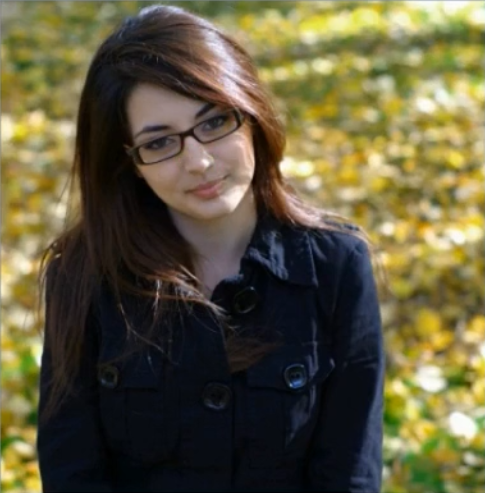
#> input picture data/0.png, 485 x 493 px, found by its file name
$ jupyter execute --allow-errors '模板匹配.ipynb'
#> lines starting #> are read from the running program, lines starting #| are printed output that depends on the picture
#> further down, src is the input picture: shape (493, 485, 3); mean B, G, R 62.2, 90.8, 97.5
[cell 1]
import cv2 as cv
import numpy as np
from matplotlib import pyplot as plt


def template_demo():
    tpl = cv.imread('./9.png')
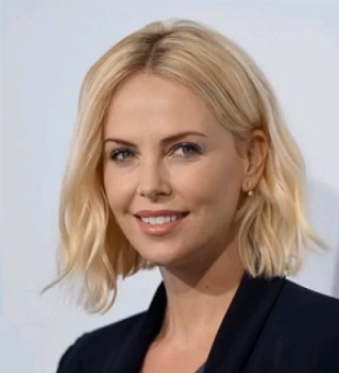
#> input picture data/9.png, 339 x 373 px, found by its file name
#> tpl is the input picture: shape (373, 339, 3); mean B, G, R 141.3, 148.5, 164.8
    target = cv.imread('./8.png')
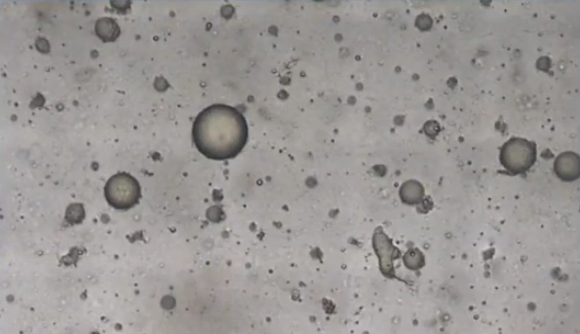
#> input picture data/8.png, 580 x 334 px, found by its file name
#> target is the input picture: shape (334, 580, 3); mean B, G, R 149.3, 151.2, 155
    cv.imshow('templete image', tpl)
    cv.imshow('target image', target)
    methods = [cv.TM_SQDIFF_NORMED, cv.TM_CCORR_NORMED, cv.TM_CCOEFF_NORMED]
    th, tw = tpl.shape[:2]
#> th = 373; tw = 339
    for md in methods:
        print(md)
        result = cv.matchTemplate(target, tpl, md)
        min_val, max_val, min_col, max_col = cv.minMaxLoc(result)
        if md == cv.TM_SQDIFF_NORMED:
            tl = min_col
        else:
            tl = max_col
        br = (tl[0] + tw, tl[1] + th)
        cv.rectangle(target, tl, br, (0, 0, 255), 2)
        # cv.imshow('match-' + np.str(md), target)
        cv.imshow('result-' + np.str(md), result)


src = cv.imread('./0.png')  # blue, green, red
# cv.namedWindow('input image', cv.WINDOW_AUTOSIZE)
# cv.imshow('input image', src)
#> (the rest of this cell did not finish here and is left out)
